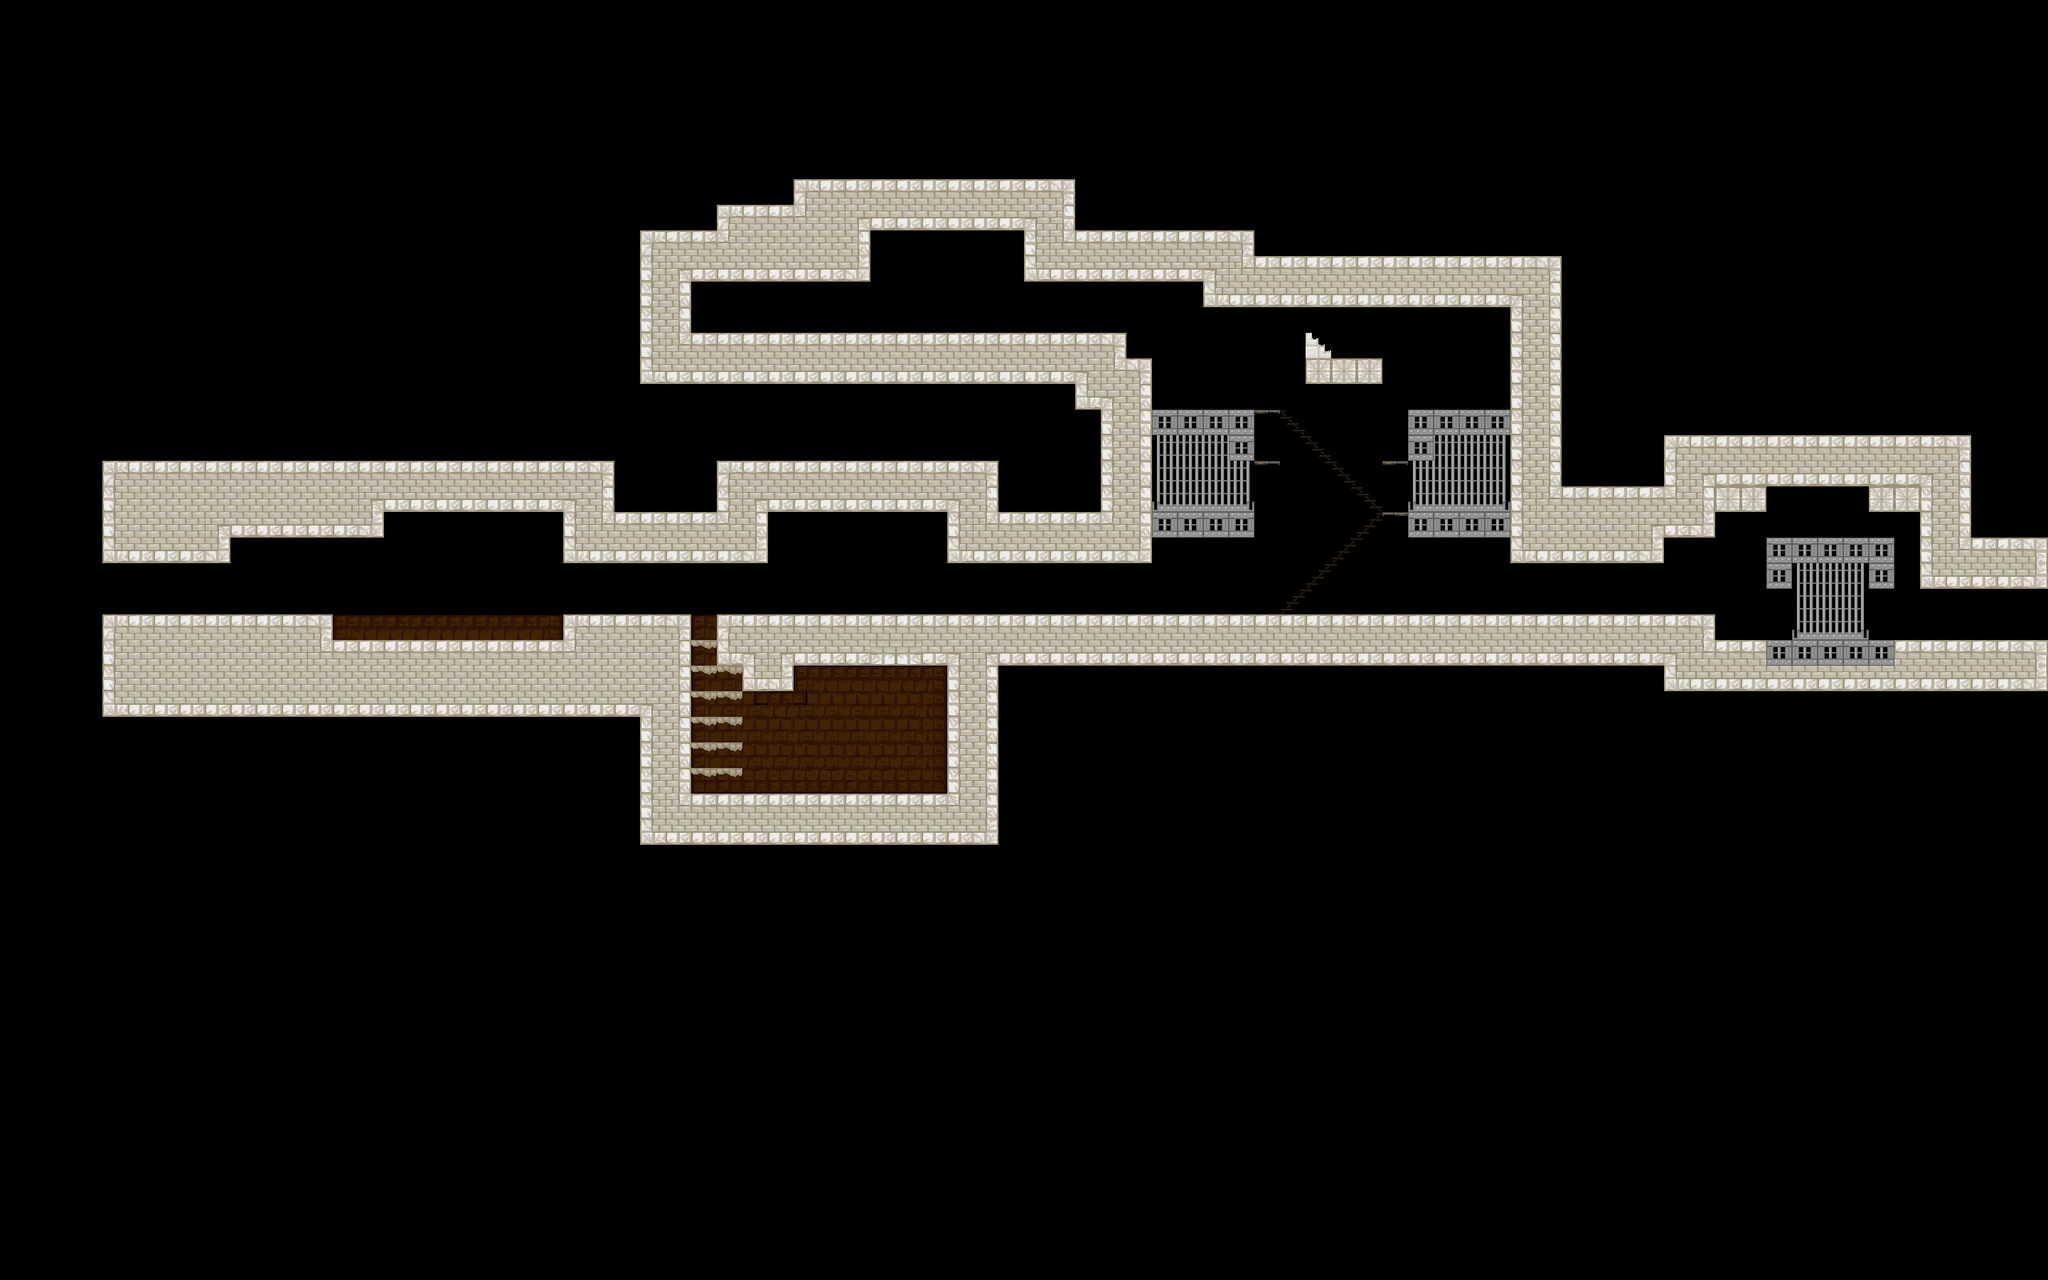

A level layout from a 2D game, rendered from its tile map. Below: a short description, then the map file with tile-grid data replaced by summaries:
An orthogonal 80x50 tile map with 32x32 px tiles, 5 tile layers (Background1, Background2, Background3, Foreground1, ...), 4 tilesets and 22 objects.

<map version="1.0" tiledversion="1.1.5" orientation="orthogonal" renderorder="right-down" width="80" height="50" tilewidth="32" tileheight="32" infinite="0" nextobjectid="58">
 <properties>
  <property name="unity:scale" value="0.03125" />
 </properties>
 <tileset firstgid="1" source="../../Tilesets/Example.tsx" />
 <tileset firstgid="31" source="../../Tilesets/cathedral.tsx" />
 <tileset firstgid="131" source="../../Tilesets/lab.tsx" />
 <tileset firstgid="231" source="../../Tilesets/prison.tsx" />
 <layer name="Background1" width="80" height="50">
  <properties>
   <property name="unity:sortingOrder" type="int" value="-3" />
  </properties>
  <data>[4000 cells, 6 non-empty, 3 distinct tile ids]</data>
 </layer>
 <layer name="Background2" width="80" height="50">
  <properties>
   <property name="unity:sortingOrder" type="int" value="-4" />
  </properties>
  <data>[4000 cells, 0 non-empty, 0 distinct tile ids]</data>
 </layer>
 <layer name="Background3" width="80" height="50">
  <properties>
   <property name="unity:sortingOrder" type="int" value="-3" />
  </properties>
  <data>[4000 cells, 82 non-empty, 11 distinct tile ids]</data>
 </layer>
 <layer name="Foreground1" width="80" height="50">
  <properties>
   <property name="unity:sortingOrder" type="int" value="3" />
  </properties>
  <data>[4000 cells, 647 non-empty, 25 distinct tile ids]</data>
 </layer>
 <layer name="Foreground2" width="80" height="50">
  <properties>
   <property name="unity:sortingOrder" type="int" value="4" />
  </properties>
  <data>[4000 cells, 0 non-empty, 0 distinct tile ids]</data>
 </layer>
 <objectgroup name="walls">
  <properties>
   <property name="unity:layer" value="Obstacle" />
  </properties>
  <object id="24" x="1632" y="448">
   <polyline points="0,0 0,32 96,32 96,0 0,0" />
  </object>
  <object id="29" x="2560" y="736">
   <polyline points="0,0 0,64 -416,64 -416,32 -1248,32 -1664,32 -1664,96 -1632,96 -1632,128 -1568,128 -1568,96 -1376,96 -1376,256 -1696,256 -1696,32 -1856,32 -1856,64 -2144,64 -2144,32 -2432,32 -2432,-32 -2272,-32 -2272,-64 -2080,-64 -2080,-96 -1856,-96 -1856,-32 -1600,-32 -1600,-96 -1376,-96 -1376,-32 -1312,-32 -1280,-32 -1248,-32 -1120,-32 -1120,-288 -1152,-288 -1152,-320 -1696,-320 -1696,-384 -1632,-384 -1472,-384 -1472,-448 -1280,-448 -1280,-384 -1056,-384 -1056,-352 -672,-352 -672,-32 -608,-32 -576,-32 -544,-32 -512,-32 -480,-32 -480,-64 -416,-64 -416,-96 -352,-96 -352,-128 -224,-128 -224,-96 -160,-96 -160,0 0,0" />
  </object>
  <object id="42" x="1440" y="512">
   <polyline points="0,0 128,0 128,64 96,64 96,32 0,32 0,0" />
  </object>
  <object id="43" x="1568" y="640">
   <polyline points="0,0 -128,0 -128,32 0,32 0,0" />
  </object>
  <object id="44" x="1760" y="640">
   <polyline points="0,0 128,0 128,32 0,32 0,0" />
  </object>
  <object id="45" x="1760" y="576">
   <polyline points="0,0 32,0 32,-32 128,-32 128,-64 0,-64 0,0" />
  </object>
  <object id="46" x="2208" y="800">
   <polyline points="0,0 0,32 160,32 160,0 0,0" />
  </object>
  <object id="47" x="2208" y="736">
   <polyline points="0,0 32,0 32,-32 128,-32 128,0 160,0 160,-64 0,-64 0,0" />
  </object>
  <object id="49" x="1664" y="448">
   <polyline points="0,0 -32,-32 -32,0" />
  </object>
 </objectgroup>
 <objectgroup name="JumpThru">
  <properties>
   <property name="unity:layer" value="Obstacle" />
   <property name="unity:tag" value="JumpThru" />
  </properties>
  <object id="30" x="864" y="864">
   <polyline points="0,0 64,0" />
  </object>
  <object id="31" x="864" y="832">
   <polyline points="0,0 32,0" />
  </object>
  <object id="32" x="864" y="800">
   <polyline points="0,0 32,0" />
  </object>
  <object id="34" x="1440" y="512">
   <polyline points="128,0 160,0" />
  </object>
  <object id="35" x="1600" y="512">
   <polyline points="0,0 128,128" />
  </object>
  <object id="36" x="1728" y="640">
   <polyline points="0,0 -128,128" />
  </object>
  <object id="37" x="1728" y="640">
   <polyline points="0,0 32,0" />
  </object>
  <object id="40" x="1600" y="512">
   <polyline points="0,0 -32,0" />
  </object>
  <object id="50" x="1728" y="576">
   <polyline points="0,0 32,0" />
  </object>
  <object id="51" x="1568" y="576">
   <polyline points="0,0 32,0" />
  </object>
  <object id="55" x="864" y="896">
   <polyline points="0,0 64,0" />
  </object>
  <object id="56" x="864" y="928">
   <polyline points="0,0 64,0" />
  </object>
  <object id="57" x="864" y="960">
   <polyline points="0,0 64,0" />
  </object>
 </objectgroup>
</map>
